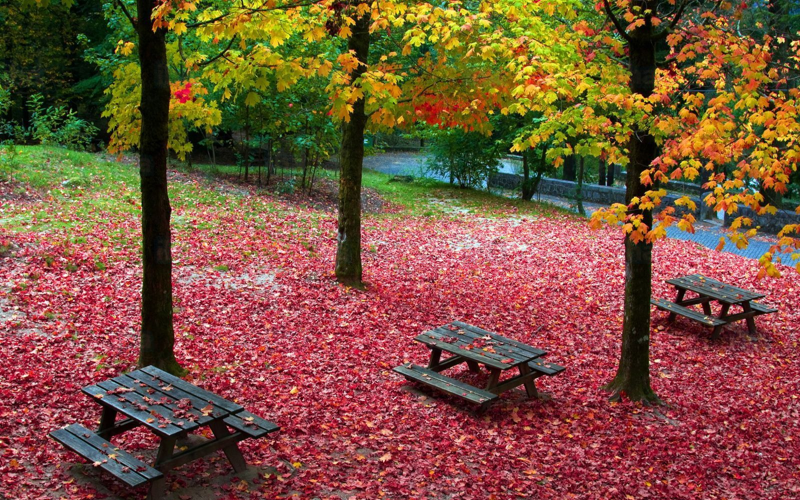
%> input picture Examenes_2016/material_jueves/ima_ej1.png, 800 x 500 px
$ octave examen_lunes.m   (GNU Octave 9; MATLAB toolbox functions it lacks are replaced by stand-ins)
%> lines starting %> are read from the running program, lines starting %| are printed output that depends on the picture; in (x1, y1, x2, y2) boxes, pixels count from 0 and x2, y2 are one past the last pixel; in counts of white or black regions, pixels touching at a corner belong together; the program's own positions count from 1
### UmbralizaGlobalOtsu.m
function [ima_th, th] = UmbralizaGlobalOtsu(ima)
    L = 256;
    r = 0:L-1;
    counts = imhist(ima);
    p = transpose(counts/sum(counts));
    ths = zeros(size(r));
    for T=r
        PO = sum(p(r<=T));
        PB = 1-PO;
        rpr = p.*r;
        muO = sum(rpr(r<=T))/PO;
        muB = sum(rpr(r>T))/PB;
        rminusMuO = r-muO;
        rminusMuB = r-muB;
        varO = sum(rminusMuO(r<=T).^2.*p(r<=T))/PO;
        varB = sum(rminusMuB(r>T).^2.*p(r>T))/PB;
        ths(T==r) = PO*varO+PB*varB;
    end
    [~, minloc] = min(ths);
    th = minloc - 1; % Este programa indexa en 1
    ima_th = zeros(size(ima));
    ima_th(ima>=th) = 1;
end

### Examenes_2016/examen_lunes.m
clear all
close all
clc

addpath('material_lunes')
ima = imread('ima_ej1.png');
%> ima is the input picture: size 500x800x3 uint8; mean R, G, B 124, 83.4, 61.2

% Apartado a
for i=1:3
    subplot(2,3,i)
    imshow(ima(:,:,i))
    subplot(2,3,i+3)
    imhist(ima(:,:,i))
end
%> this loop made 3 passes
%> pass 1, `imshow(ima(:,:,i))`:
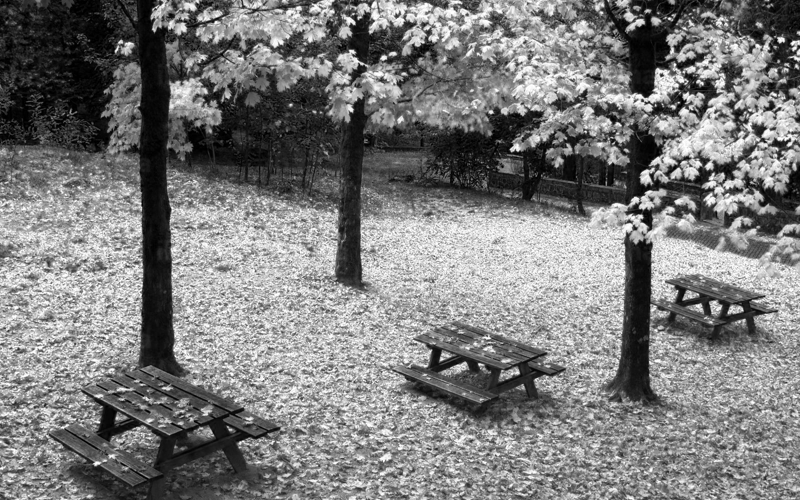
%> displayed picture: size 500x800, on the screen's scale of 0 to 255; min 0, max 255, mean 124
%> this loop made 3 passes; what is shown inside it comes from the first
%> after the loop:
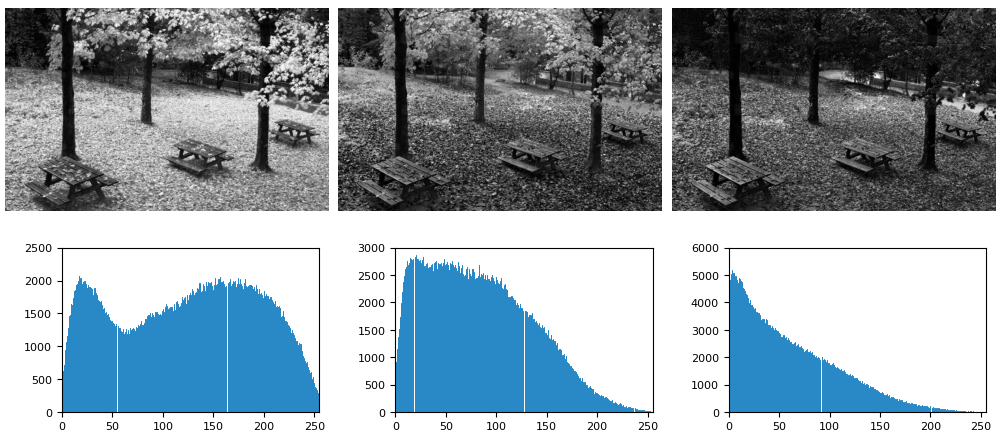
%> figure redrawn from the program's plot data, 6 panels

ima_res = zeros(size(ima));
L = 256;

% Apartado b
figure
for i=1:3
    canal = ima(:,:,i);
    ima_res(:,:,i) = (exp(double(L-1-canal)));
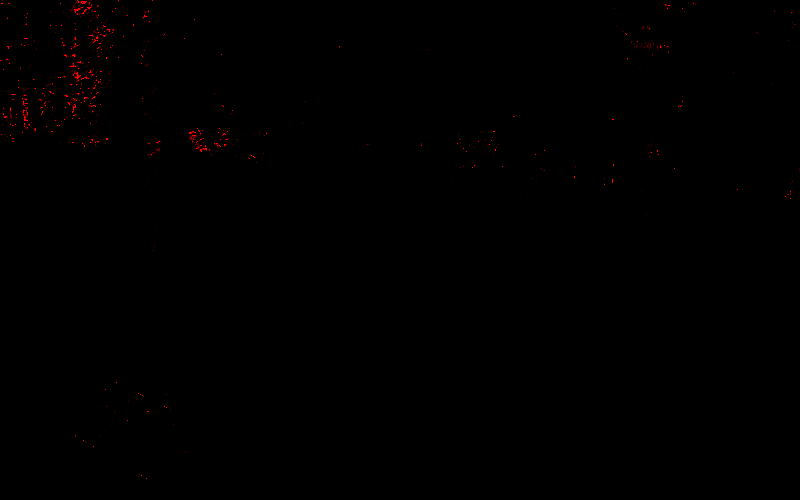
%> ima_res: size 500x800x3 double; mean R, G, B 1.33e+108, 0, 0; drawn with min black and max white
    M = max(max(ima_res(:,:,i)));
%> M = 5.56e+110
    m = min(min(ima_res(:,:,i)));
%> m = 1
    ima_res(:,:,i) = (ima_res(:,:,i)-m)/(M-m);
    subplot(2,3,i)
    imshow(ima_res(:,:,i))
    subplot(2,3,i+3)
    imhist(ima_res(:,:,i))
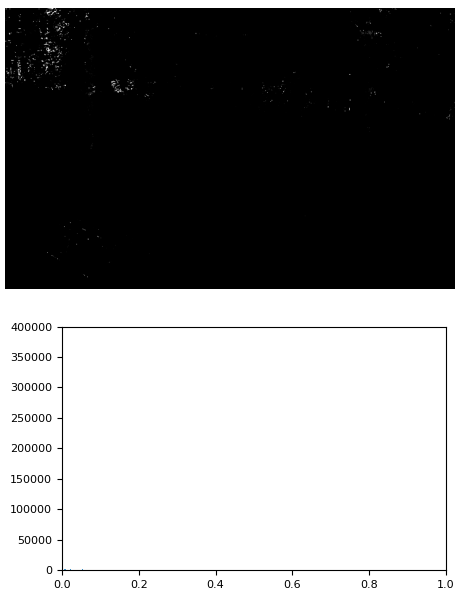
%> figure redrawn from the program's plot data, 2 panels
%> this loop made 3 passes; what is shown inside it comes from the first
end
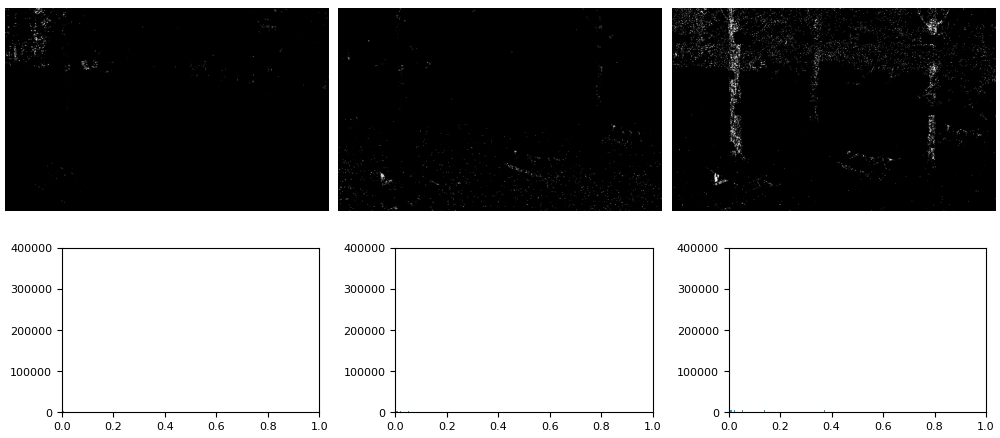
%> figure redrawn from the program's plot data, 6 panels

% Apartado c
addpath('../P1/')
figure
for i=1:3
    canal = ima_res(:,:,i);
    canal = uint8(255*canal);
    ima_res(:,:,i) = UmbralizaGlobalOtsu(canal);
%> in UmbralizaGlobalOtsu, `counts = imhist(ima);`: counts = 256 values, max 393682 at index 1, min 0 at index 4, mean 1562.5
%> in UmbralizaGlobalOtsu, `p = transpose(counts/sum(counts));`: p = 256 values, max 0.984 at index 1, min 0 at index 4, mean 0.00391
%> the loop in UmbralizaGlobalOtsu, `for T=r` made 256 passes
%> (PO, PB, muO, muB, varO, varB) on passes 1 to 3: (0.984, 0.0158, 0, 38.79, 0, 5217.8), (0.987, 0.0126, 0.00322, 48.32, 0.00321, 6082.3), (0.99, 0.00974, 0.00903, 62.02, 0.0148, 7059.2)
%> after the loop in UmbralizaGlobalOtsu, `for T=r`: ths = 256 values, max 105.8 at index 256, min 16.22 at index 95, mean 22.18
%> in UmbralizaGlobalOtsu, `[~, minloc] = min(ths);`: minloc = 95
%> in UmbralizaGlobalOtsu, `th = minloc - 1;`: th = 94
%> in UmbralizaGlobalOtsu, `ima_th(ima>=th) = 1;`: ima_th: size 500x800 double; values 0 (black) and 1 (white), 0.29% white in thin lines or dots
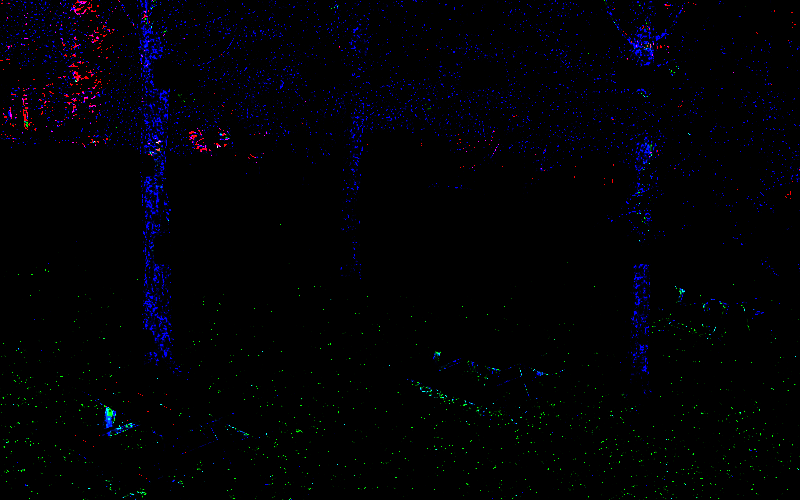
%> ima_res: size 500x800x3 double; mean R, G, B 0.00293, 0.00367, 0.02
    M = max(max(ima_res(:,:,i)));
%> M = 1
    m = min(min(ima_res(:,:,i)));
%> m = 0
    %ima_res(:,:,i) = (ima_res(:,:,i)-m)/(M-m);
    subplot(2,3,i)
    imshow(ima_res(:,:,i))
    subplot(2,3,i+3)
    imhist(ima_res(:,:,i))
end
ima_umbral = ima_res;

% Apartado d
figure
se = strel('diamond', 1);
for i=1:3
%> this loop made 3 passes; what is shown inside it comes from the first
    canal = ima_res(:,:,i);
    ima_res(:,:,i) = imerode(canal, se);
    M = max(max(ima_res(:,:,i)));
    m = min(min(ima_res(:,:,i)));
    ima_res(:,:,i) = (ima_res(:,:,i)-m)/(M-m);
    subplot(2,3,i)
    imshow(ima_res(:,:,i))
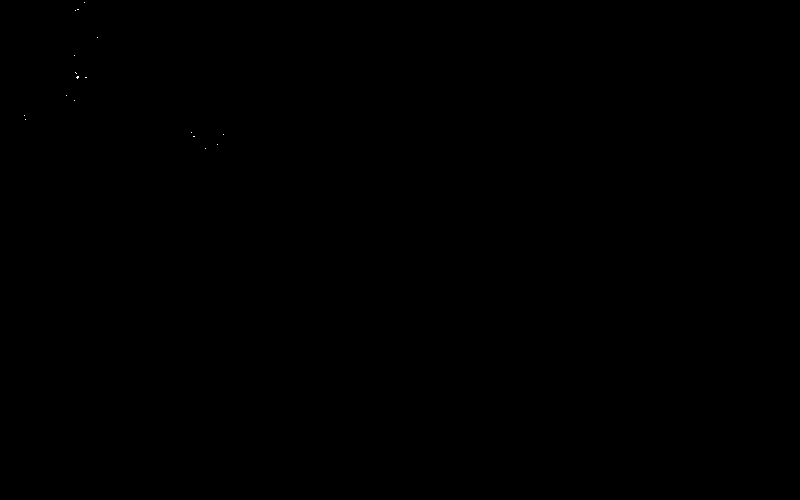
%> displayed picture: size 500x800, on the screen's scale of 0 to 255; 0.01% white in thin lines or dots, all inside (x1, y1, x2, y2) = (24, 2, 224, 149)
    subplot(2,3,i+3)
    imhist(ima_res(:,:,i))
end
